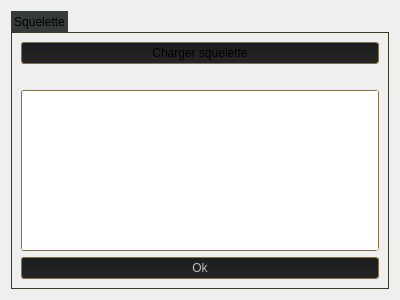
<?xml version="1.0" encoding="UTF-8"?>
<ui version="4.0">
 <class>SkinAutoDialog</class>
 <widget class="QDialog" name="SkinAutoDialog">
  <property name="geometry">
   <rect>
    <x>0</x>
    <y>0</y>
    <width>400</width>
    <height>300</height>
   </rect>
  </property>
  <property name="windowTitle">
   <string>Skin auto</string>
  </property>
  <property name="windowIcon">
   <iconset resource="MainFrame.qrc">
    <normaloff>:/MainFrame/Resources/ModelEditor.png</normaloff>:/MainFrame/Resources/ModelEditor.png</iconset>
  </property>
  <property name="styleSheet">
   <string notr="true">background-color: rgb(27, 29, 31);
selection-color: rgb(41, 107, 137);
color: rgb(171, 144, 92);
menuBar{background-color: rgb(142, 120, 77);}
</string>
  </property>
  <property name="modal">
   <bool>true</bool>
  </property>
  <layout class="QVBoxLayout" name="verticalLayout_2">
   <item>
    <widget class="QTabWidget" name="tabWidget">
     <property name="styleSheet">
      <string notr="true">QTabWidget::pane { /* The tab widget frame */
border: 1px solid #3f3828;
}

QTabBar::tab {
    background: #363a3a;
border: 1px solid rgb(29, 29, 30);
    padding: 2px;
 	height: 15px;
min-width: 15ex;
}

QTabBar::tab:selected, QTabBar::tab:hover {
    background: #363a3a;
}

QTabBar::tab:selected {
    border-color: #363a3a;
    border-bottom-color: #363a3a; /* same as pane color */

}</string>
     </property>
     <property name="currentIndex">
      <number>0</number>
     </property>
     <widget class="QWidget" name="tab">
      <attribute name="title">
       <string>Squelette</string>
      </attribute>
      <layout class="QVBoxLayout" name="verticalLayout">
       <item>
        <widget class="QPushButton" name="loadSkel">
         <property name="styleSheet">
          <string notr="true">QPushButton {
border: 1px solid #836f47;
border-radius: 3px;
	background-color: qlineargradient(spread:pad, x1:0, y1:1, x2:0, y2:0, stop:0 rgba(37, 37, 38, 255), stop:1 rgba(27, 29, 31, 255));
padding: 3px;
}

QPushButton:hover {
	background-color: qlineargradient(spread:pad, x1:0, y1:1, x2:0, y2:0, stop:0 rgba(45, 45, 46, 255), stop:1 rgba(37, 40, 43, 255));
}</string>
         </property>
         <property name="text">
          <string>Charger squelette</string>
         </property>
        </widget>
       </item>
       <item>
        <widget class="QLabel" name="skelName">
         <property name="text">
          <string/>
         </property>
        </widget>
       </item>
       <item>
        <widget class="QTreeWidget" name="bonesList">
         <property name="styleSheet">
          <string notr="true">QTreeWidget {
    border: 1px solid gray;
    border-radius: 3px;
    margin-top: 0.5em;
	border-color: rgb(131, 111, 71);
}

QTreeView::item:open {
    color: #a82414;
}



QTreeView::branch:open:has-children:!has-siblings,
QTreeView::branch:open:has-children:has-siblings  {
	image: url(:/MainFrame/Resources/Icons_New/Tab_Arrow.png);
	color: #a82414;
}
QTreeView::branch:has-children:!has-siblings:closed,
QTreeView::branch:closed:has-children:has-siblings {
	image: url(:/MainFrame/Resources/Icons_New/Tab_Arrow2.png);
	color: #a82414;
}

 QScrollBar:vertical {
     background: #1d1d1e;
     width: 15px;
     margin: 22px 0 22px 0;
 }
 QScrollBar::handle:vertical {
     background: #202325;
     min-height: 20px;
 }
 QScrollBar::add-line:vertical {
     background: #202325;
     height: 20px;
     subcontrol-position: bottom;
     subcontrol-origin: margin;
 }

 QScrollBar::sub-line:vertical {
     background: #202325;
     height: 20px;
     subcontrol-position: top;
     subcontrol-origin: margin;
 }
 QScrollBar::up-arrow:vertical, QScrollBar::down-arrow:vertical {
     width: 3px;
     height: 3px;
     background: #907a4e;
 }

 QScrollBar::add-page:vertical, QScrollBar::sub-page:vertical {
     background: none;
 }

 QScrollBar::add-page:vertical, QScrollBar::sub-page:vertical {
     background: none;
 }</string>
         </property>
         <property name="editTriggers">
          <set>QAbstractItemView::NoEditTriggers</set>
         </property>
         <property name="selectionMode">
          <enum>QAbstractItemView::ExtendedSelection</enum>
         </property>
         <property name="headerHidden">
          <bool>true</bool>
         </property>
         <column>
          <property name="text">
           <string notr="true">1</string>
          </property>
         </column>
        </widget>
       </item>
       <item>
        <widget class="QPushButton" name="okSkel">
         <property name="enabled">
          <bool>false</bool>
         </property>
         <property name="styleSheet">
          <string notr="true">QPushButton {
border: 1px solid #836f47;
border-radius: 3px;
	background-color: qlineargradient(spread:pad, x1:0, y1:1, x2:0, y2:0, stop:0 rgba(37, 37, 38, 255), stop:1 rgba(27, 29, 31, 255));
padding: 3px;
}

QPushButton:hover {
	background-color: qlineargradient(spread:pad, x1:0, y1:1, x2:0, y2:0, stop:0 rgba(45, 45, 46, 255), stop:1 rgba(37, 40, 43, 255));
}</string>
         </property>
         <property name="text">
          <string>Ok</string>
         </property>
        </widget>
       </item>
      </layout>
     </widget>
    </widget>
   </item>
  </layout>
 </widget>
 <resources>
  <include location="MainFrame.qrc"/>
 </resources>
 <connections/>
</ui>
